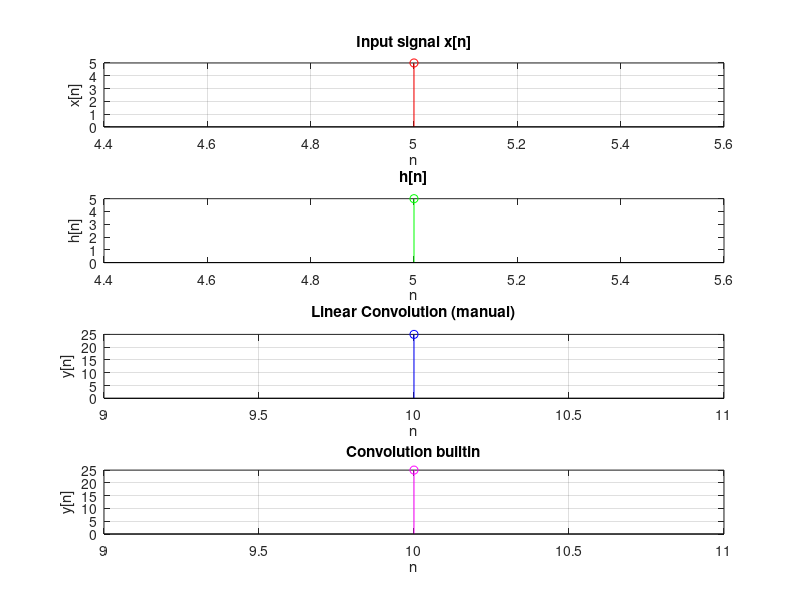

Write MATLAB code to recreate this figure.
%linear convolution of discrete time signals
clear;
close all;
clc;

%Get the signals
x=input("Enter the input signal:");
n1=input("Enter the starting index of x[n]");
h=input("Enter the input signal");
n2=input("Enter the starting index of h[n]");

%calculate axes

T1=n1:(n1+length(x)-1); %Time axes for x[n]
T2=n2:(n2+length(h)-1); %Time axes for h[n]

%Length of convolution result

N=(length(x)+length(h)-1); %length of convoluted signal
n3=n1+n2; %starting index of y[n]
T3=n3:(n3+N-1); %time axis for y[n]

%zero padding to make both signals the same size

x1=[x zeros(1,N-length(x))];
h1=[h zeros(1,N-length(h))];

y1=zeros(1,N);

for n=1:N
    for k=1:n
        if(n-k+1)>0
            y1(n)=y1(n)+x1(k)*h1(n-k+1);
        end
    end
end

subplot(4,1,1);
stem(T1,x,'r');
xlabel('n');
ylabel('x[n]');
title("Input signal x[n]");
grid on;

subplot(4,1,2);
stem(T2,h,'g');
xlabel('n');
ylabel('h[n]');
title('h[n]');

subplot(4,1,3);
stem(T3,y1,'b');
xlabel('n');
ylabel('y[n]');
title('Linear Convolution (manual)');
grid on;

y_builtin=conv(x,h);

subplot(4,1,4);
stem(T3,y_builtin,'m');
xlabel('n');
ylabel('y[n]');
title('Convolution builtin');
grid on;




